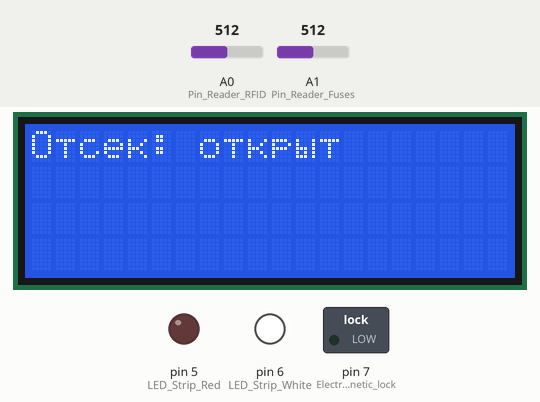
Recording of a sketch running on a simulated Arduino Uno, built with avr-gcc and run on an emulated ATmega328P. On the bench: 20×4 character LCD, switched loads named in the sketch (green lamp = pin HIGH), output pins drawn as LEDs (lit = HIGH). Dashed ring = blinking. The inputs (shaded band) are chosen by the test bench; at power-on: A1 (Pin_Reader_Fuses) = 512, A0 (Pin_Reader_RFID) = 512. EEPROM starts erased; no MQTT or app messages arrive unless stated; what the sketch prints to the serial monitor is not drawn.

Above: at 1.5 s.
1.6 s: A1 (Pin_Reader_Fuses) set to 484
At 2.9 s:
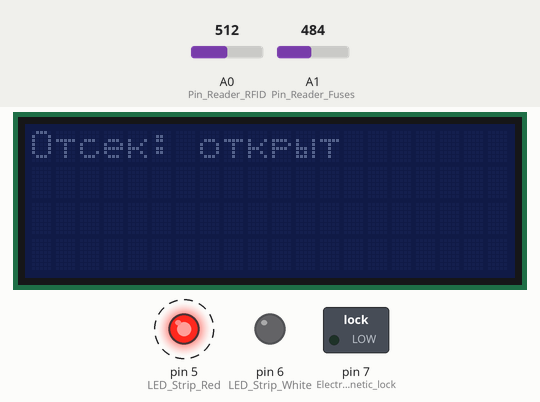
4.6 s: A1 (Pin_Reader_Fuses) set to 510
At 5.3 s:
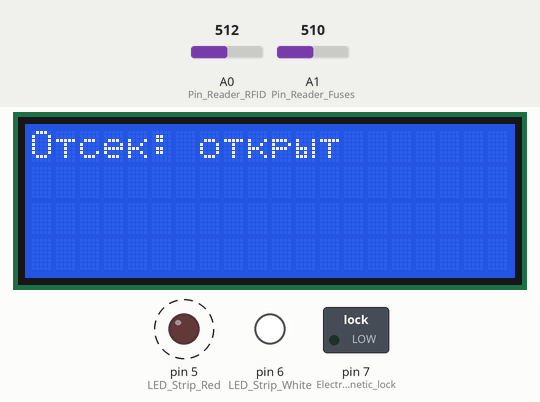
Timing chart, 0 to 7.6 s (numbered marks = the images above; inputs shaded):
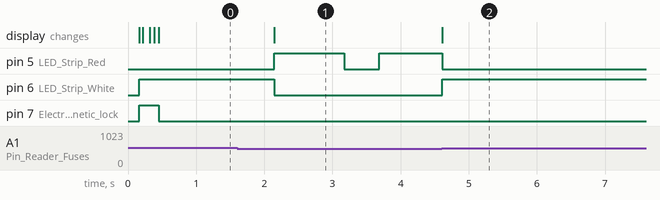

The sketch:

Creo_door.ino
```cpp
#define OUT_FUSES_OK "1"
#define OUT_FUSES_FAIL "0"
#define OUT_FUSES_OK_SILENT "9"
#define OUT_FUSES_FAIL_SILENT "8"

#define OUT_DOOR_OPEN "1"
#define OUT_DOOR_CLOSED "0"
#define OUT_DOOR_OPEN_SILENT "9"
#define OUT_DOOR_CLOSED_SILENT "8"

#define OUT_GAG_REQUEST "3"

#define IN_GAG_OPEN "4"
#define IN_GAG_CLOSED "5"


#include <EEPROM.h>
#include <Wire.h>
#include <LiquidCrystal_I2C.h>
#include <Ethernet.h>
#include <MQTTClient.h>
#include <avr/wdt.h>

byte mac[] = { 0x33, 0xAD, 0xBE, 0x3, 0x03, 0x03 };
byte ip[] = { 192, 168, 0, 10 }; // <- change to match your network
EthernetClient net;
MQTTClient client;

#define Pin_Reader_RFID         0
#define Pin_Reader_Fuses        1
#define LED_Strip_White         6
#define LED_Strip_Red           5
#define Electromagnetic_lock    7

LiquidCrystal_I2C lcd(0x27, 20, 4);    // Задаем адрес и размерность дисплея.

byte letter_t[8] = // т
{
  B00000, B00000, B11111, B00100, B00100, B00100, B00100, B00000,
};
byte letter_k[8] = // к
{
  B00000, B00000, B10001, B10010, B11100, B10010, B10001, B00000,
};
byte letter_ii[8] = // ы
{
  B00000, B00000, B10001, B10001, B11101, B10101, B11101, B00000,
};
byte letter_z[8] = // з
{
  B00000, B00000, B11110, B00001, B00110, B00001, B11110, B00000,
};
byte letter_a[8] = // а
{
  B00000, B00000, B01110, B00001, B01111, B10001, B01111, B00000,
};

unsigned long lastMillis = 0;
bool isManual = false;
bool isRedOn = false;

bool fusesNotSet = true;
bool fusesOk = false;
bool isDoorOpen = false;
bool wasDoorOpen = false;
bool gagNotSet = true;
unsigned long long gagLastCall = 0;
bool gagOpen = false;
void initGag();

#define DOOR_OPEN_VAL 123
#define DOOR_CL_VAL 211

bool loadResult()
{
  byte val1 = EEPROM.read(0);
  byte val2 = EEPROM.read(1);

  wasDoorOpen = val1 == DOOR_OPEN_VAL && val2 == DOOR_OPEN_VAL;

  return (val1 == DOOR_OPEN_VAL && val2 == DOOR_OPEN_VAL) || (val1 == DOOR_CL_VAL && val2 == DOOR_CL_VAL);
}

void saveDoorOpen()
{
  EEPROM.write(0, DOOR_OPEN_VAL);
  EEPROM.write(1, DOOR_OPEN_VAL);
}

void clearResult()
{
  EEPROM.write(0, 0);
  EEPROM.write(1, 0);
}


void __init()
{
  lcd.clear();
  delay(50);
  lcd.setCursor(0, 0);                 // Устанавливаем курсор в начало 1 строки
  lcd.print("O\1ce\2: \4\5\2p\3\1");   // Отсек: закрыт
  digitalWrite(Electromagnetic_lock, HIGH);
  isManual = false;

  fusesNotSet = true;
  fusesOk = false;
  isDoorOpen = false;
  gagNotSet = true;
  gagOpen = false;
  gagLastCall = 0;
}

void setup()
{
  pinMode(LED_Strip_White, OUTPUT);
  pinMode(LED_Strip_Red, OUTPUT);
  pinMode(Electromagnetic_lock, OUTPUT);

  lcd.init();                          // Инициализация lcd
  lcd.backlight();                     // Включаем подсветку
  // 12345
  lcd.createChar(1, letter_t);
  lcd.createChar(2, letter_k);
  lcd.createChar(3, letter_ii);
  lcd.createChar(4, letter_z);
  lcd.createChar(5, letter_a);
  lcd.clear();
  delay(50);
  lcd.setCursor(0, 0);                 // Устанавливаем курсор в начало 1 строки
  lcd.print("Waiting...");   // Отсек: закрыт
  digitalWrite(Electromagnetic_lock, HIGH);

  Serial.begin(9600);

  digitalWrite(LED_Strip_White, HIGH);
  digitalWrite(LED_Strip_Red, LOW);
  Ethernet.begin(mac, ip);
  client.begin("192.168.0.91", net);
  connect();
  lcd.noBacklight();
  delay(100);
  __init();

  loadResult();

  digitalWrite(LED_Strip_Red, HIGH);
  digitalWrite(LED_Strip_White, LOW);
}

bool doorReady()
{
  return (gagOpen || gagNotSet) && fusesOk;
}

unsigned long long fusesFailStart = 0;
void loop()
{
  client.loop();

  if (!client.connected()) {
    connect();
  }

  initGag();

  if (analogRead(Pin_Reader_Fuses) > 500) // Если значение на аналоговом входе < 500
  {
    fusesFailStart = 0;
    if (!fusesOk || fusesNotSet)
    {
      digitalWrite(LED_Strip_White, HIGH);
      digitalWrite(LED_Strip_Red, LOW);
      client.publish("space/fuses/out", fusesNotSet ? OUT_FUSES_OK_SILENT : OUT_FUSES_OK);
      fusesOk = true;
      fusesNotSet = false;
    }
  }
  else
  {
    if (fusesFailStart == 0)
    {
      fusesFailStart = millis();
    }
    else
    {
      if (millis() - fusesFailStart > 500)
      {
        if (isRedOn && millis() - lastMillis > 1000)
        {
          isRedOn = false;
          digitalWrite(LED_Strip_Red, LOW);
          lastMillis = millis();
        }
        else if (!isRedOn && millis() - lastMillis > 500)
        {
          isRedOn = true;
          digitalWrite(LED_Strip_Red, HIGH);
          lastMillis = millis();
        }

        if (fusesOk || fusesNotSet)
        {
          client.publish("space/fuses/out", fusesNotSet ? OUT_FUSES_FAIL_SILENT : OUT_FUSES_FAIL);
          digitalWrite(LED_Strip_White, LOW);
          fusesNotSet = false;
          fusesOk = false;
        }
      }
    }
  }

  if (doorReady())
  {
    lcd.backlight();
    delay(50);
  }
  else
  {
    lcd.noBacklight();
    delay(50);
  }


  if (analogRead(Pin_Reader_RFID) > 500)
  {
    if ((!isDoorOpen || wasDoorOpen) && doorReady())
    {
      lcd.setCursor(0, 0);                 // Устанавливаем курсор в начало 1 строки
      lcd.print("O\1ce\2: o\1\2p\3\1");  // Отсек: открыт
      digitalWrite(Electromagnetic_lock, LOW);

      client.publish("space/console/out", "Creodoor OPEN");
      client.publish("space/creodoor/out", wasDoorOpen ? OUT_DOOR_OPEN_SILENT : OUT_DOOR_OPEN);

      isDoorOpen = true;
      wasDoorOpen = false;
      saveDoorOpen();
    }
  }

}

void initGag()
{
  if (gagNotSet && (millis() - gagLastCall > 1000))
  {
    client.publish("space/creodoor/out", OUT_GAG_REQUEST);
    gagLastCall = millis();
  }
}

void messageReceived(String topic, String payload, char * bytes, unsigned int length) {
  if (payload == "r")
  {
    software_Reboot();
  } else if (payload == "1")
  {
    isManual = true;
    client.publish("space/console/out", "Creodoor manual OPEN");
    digitalWrite(Electromagnetic_lock, LOW);
  } else if (payload == "0")
  {
    client.publish("space/console/out", "Creodoor manual CLOSE");
    isManual = true;
    digitalWrite(Electromagnetic_lock, HIGH);
  }
  else if (payload == IN_GAG_OPEN)
  {
    gagNotSet = false;
    gagOpen = true;
  }
  else if (payload == IN_GAG_CLOSED)
  {
    gagNotSet = false;
    gagOpen = false;
  }
  else if (payload == "i")
  {
    clearResult();
    __init();
  }
  else if (payload == "a")
  {
    client.publish("space/creodoor/out", isDoorOpen ? OUT_DOOR_OPEN_SILENT : OUT_DOOR_CLOSED_SILENT);
    client.publish("space/fuses/out", fusesOk ? OUT_FUSES_OK_SILENT : OUT_FUSES_FAIL_SILENT);
  }
  else if (payload == "p")
  {
    client.publish("space/ping/out", "creodoor");
  }
}

// DEFAULT

void connect() {
  Serial.print("connecting...");
  int n = 0;
  while (!client.connect("screo")) {
    Serial.print(".");


    delay(1000);
    n++;
    if (n > 5)
      software_Reboot();
  }

  //Serial.println("\nconnected!");
  client.subscribe("space/reset");
  client.subscribe("space/creodoor/in");
  client.subscribe("space/ping/in");
  client.subscribe("space/creodoor/reset");
  // client.unsubscribe("/example");
}

void software_Reboot()
{
  wdt_enable(WDTO_15MS);
  while (1)
  {
  }
}
```

Measured:
- the behaviour switches between 501 and 500 on A1 (Pin_Reader_Fuses) (found by bisection; images 0 and 1)
- after the input at 1.6 s, pin 5 (LED_Strip_Red): LOW → HIGH after 0.55 s, → LOW 1.0 s later, → HIGH 0.51 s later; pin 6 (LED_Strip_White): HIGH → LOW after 0.55 s; the display: changes after 0.55 s (image 1)
- after the input at 4.6 s, pin 6 (LED_Strip_White): LOW → HIGH at once; the display: changes at once (image 2)
